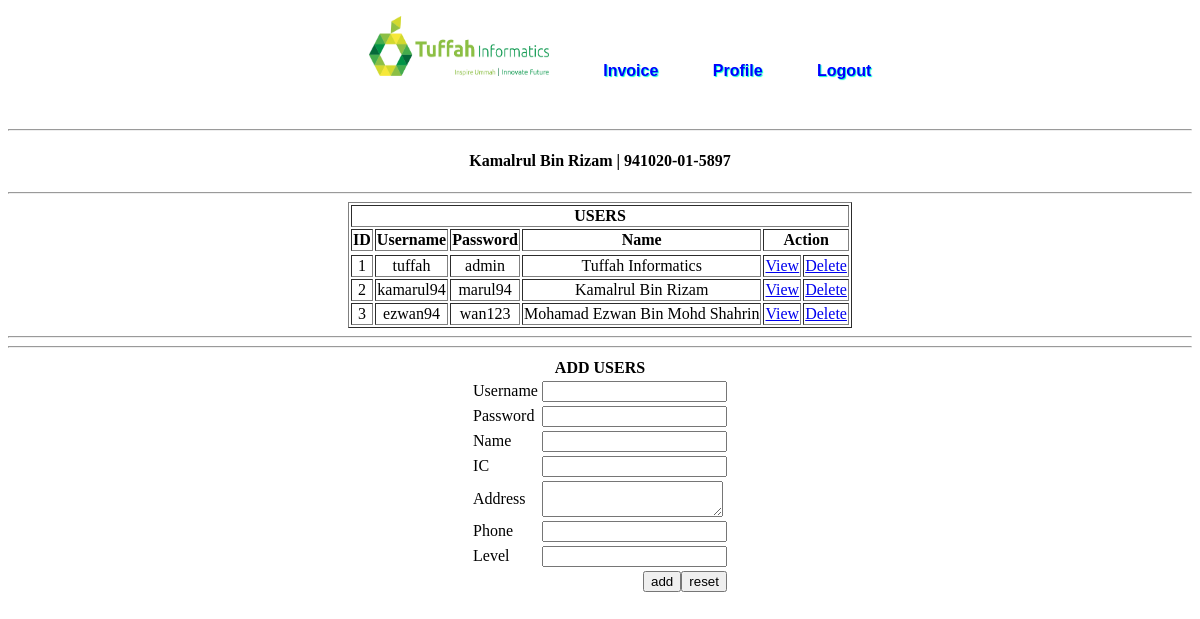
The app's page /admin/users.php (signed in) with its own data.
### tables this page shows
CREATE TABLE IF NOT EXISTS `users` (
  `user_id` int(200) NOT NULL AUTO_INCREMENT,
  `username` varchar(200) NOT NULL,
  `password` varchar(200) NOT NULL,
  `name` varchar(200) NOT NULL,
  `ic` varchar(200) NOT NULL,
  `address` varchar(200) NOT NULL,
  `phone` varchar(200) NOT NULL,
  `level` varchar(200) NOT NULL,
  PRIMARY KEY (`user_id`)
);

### admin/users.php (the view, shortened to what this page needs)
<?php
	$name = $_SESSION['name'];
	$sql = "SELECT * FROM users WHERE name = '$name'";
	$res = mysql_query($sql) or die('Query failed. ' . mysql_error());
	$row = mysql_fetch_array($res, MYSQL_ASSOC);
	$name = $row['name'];
	$ic = $row['ic'];
?>
<!DOCTYPE html PUBLIC "-//W3C//DTD XHTML 1.0 Transitional//EN" "http://www.w3.org/TR/xhtml1/DTD/xhtml1-transitional.dtd">
<html xmlns="http://www.w3.org/1999/xhtml">
<head>
<link rel="stylesheet" href="../style/style.css" type="text/css" />
</head>
<body>
<div class="main">
    	<div class="navbar">
    		<ul id="menu">
        		<li><a href="index.php"><img src="../img/login logo.png" width="180" height="60" /></a></li>
        		<li><a href="invoice_create.php">Invoice</a></li>
                <li><a href="profile.php">Profile</a></li>
        		<li><a href="../logout.php">Logout</a></li>
			</ul>
		</div>
        	<br /><br /><br />
            <hr />
            	<center><b><h4><?php echo $name?> | <?php echo $ic ?></h4></b></center>
            <hr />
        <div class="content">
        	<div>
            	<table border="1" align="center">
                	<tr>
                    	<th colspan="13">USERS</th>
                    </tr>
                	<tr>
                    	<th>ID</th>
                        <th>Username</th>
                        <th>Password</th>
                        <th>Name</th>
                        <th colspan="2">Action</th>
                   	<tr>
                    <?php
					$sql1 = "SELECT * FROM users";
					$res1 = mysql_query($sql1) or die('Query failed. ' . mysql_error());
						$i=1;
						while($user = mysql_fetch_array($res1)){
							echo "<tr>";
							echo "<td align='center'>" .$i. "</td>";
							echo "<td align='center'>" .$user['username']. "</td>";
							echo "<td align='center'>" .$user['password']. "</td>";
							echo "<td align='center'>" .$user['name']. "</td>";
							echo "<td align='center'><a href='../adminfunc/user_view.php?view=$user[user_id]'>View</a></td>";
							echo "<td align='center'><a href='../adminfunc/user_delete.php?delete=$user[user_id]'>Delete</a></td>";
							echo "</tr>";
							$i++;
						}
					?>
                    </tr>
                </table>
                <hr />
            	<hr />
            </div>
            <div>
            	<form action="../adminfunc/user_add.php" method="post">
                	<table align="center">
                    	<th colspan="2">ADD USERS</th>
                    	<tr>
                        	<td>Username</td>
                        	<td><input name="username" type="text" /></td>
                        </tr>
                    	<tr>
                        	<td>Password</td>
                        	<td><input name="password" type="text" /></td>
                        </tr>
                    	<tr>
                        	<td>Name</td>
                        	<td><input name="name" type="text" /></td>
                        </tr>
                        <tr>
                        	<td>IC</td>
                        	<td><input name="ic" type="text" /></td>
                        </tr>
                        <tr>
                        	<td>Address</td>
                        	<td><textarea name="address"></textarea></td>
                        </tr>
                        <tr>
                        	<td>Phone</td>
                        	<td><input name="phone" type="text" /></td>
                        </tr>
                        <tr>
                        	<td>Level</td>
                        	<td><input name="level" type="text" /></td>
                        </tr>
                        <tr>
                        	<td colspan="2" align="right"><span><input name="add" type="submit" value="add" /></span><span><input name="reset" type="reset" value="reset" /></span></td>
                        </tr>
                    </table>
                </form>
            </div>
        </div>
    </div>
</body>
</html>

### style/style.css (style rules this page uses)
#menu { width:auto; height: 35px; font-size: 16px; font-family: Tahoma, Geneva, sans-serif; font-weight: bold; text-align: center; text-shadow: 1px 1px 1px #0FC; background-color:transparent; border-radius: 8px; }
#menu li { display: inline; padding: 15px; }
#menu a { text-decoration: none; color: #00F; padding: 10px 10px 10px 10px; }

### records on screen
users: name "Kamalrul Bin Rizam", ic "941020-01-5897", username "kamarul94", password "marul94"
users: username "tuffah", password "admin", name "Tuffah Informatics"
users: username "ezwan94", password "wan123", name "Mohamad Ezwan Bin Mohd Shahrin"
